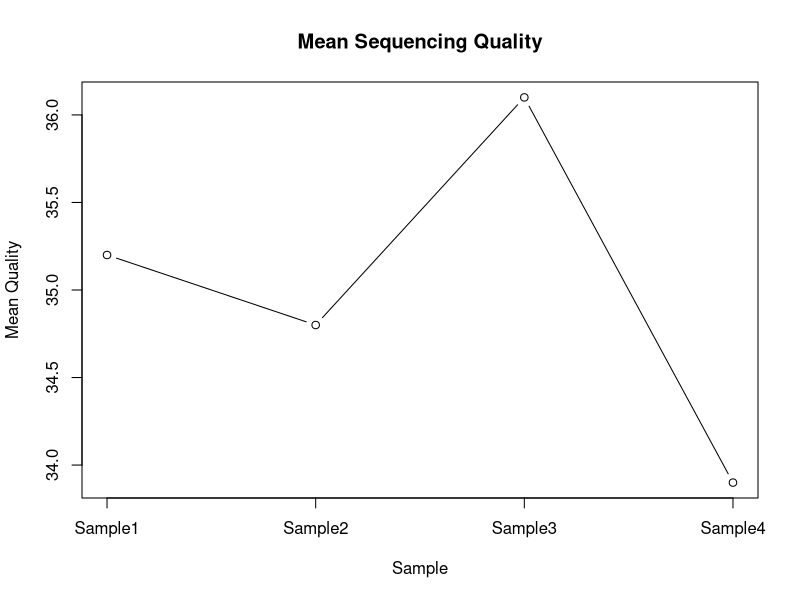
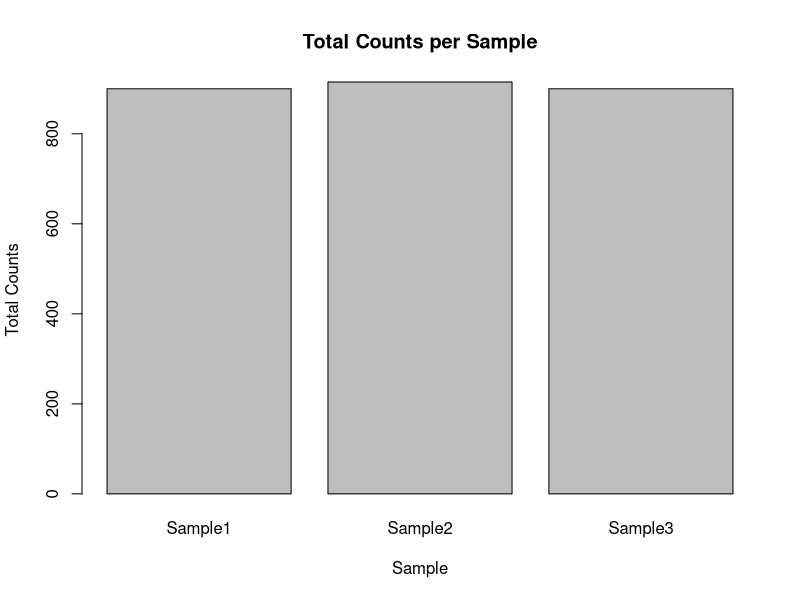
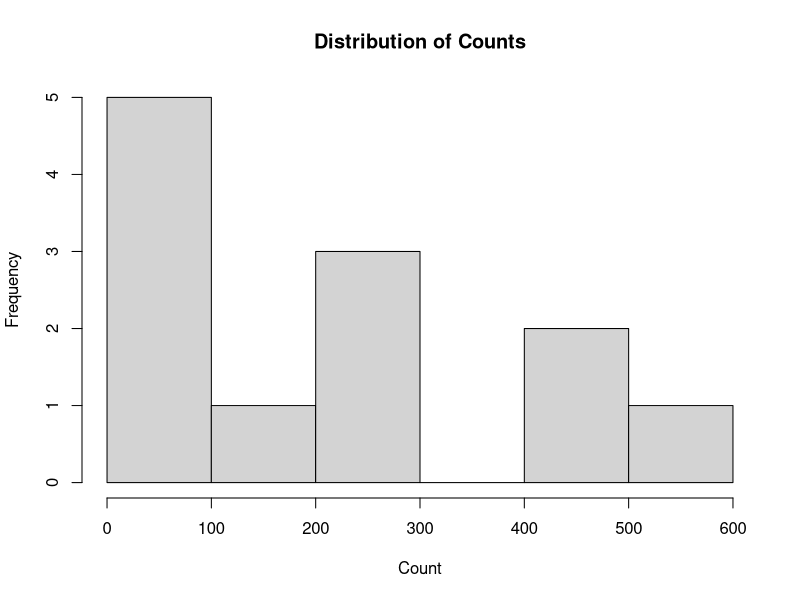
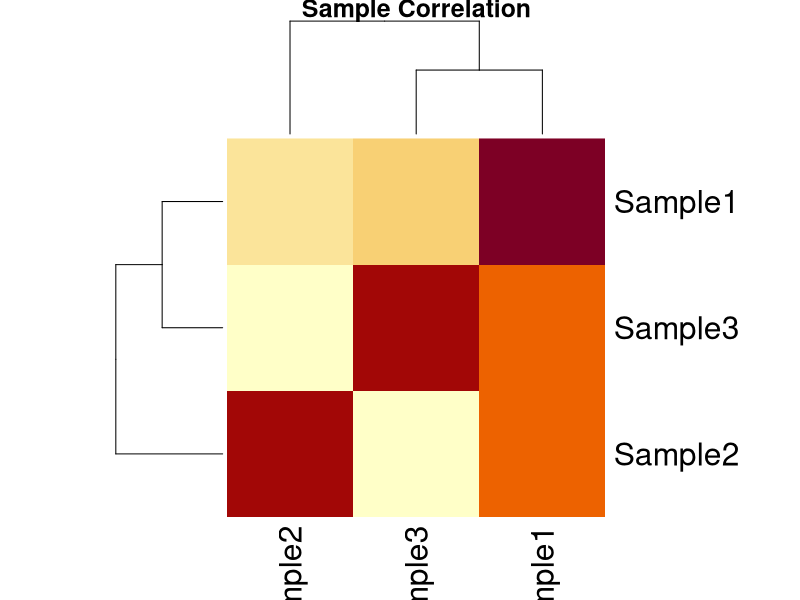
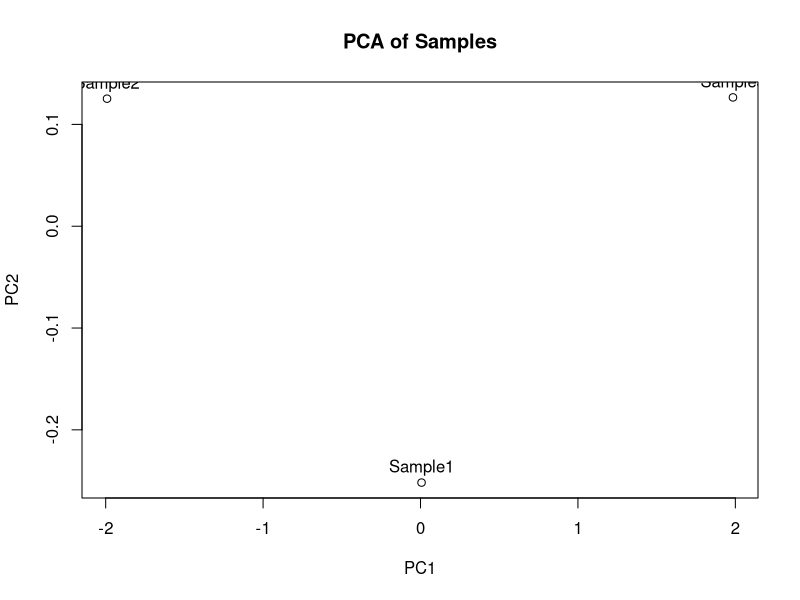

These charts were generated, in order, by the following R code:
# RNA-seq Data Structure
# RNA-seq measures RNA abundance across biological samples.


# What is RNA-seq?

# RNA-seq is a sequencing-based method used to study RNA molecules.

# It can be used to:
# Measure gene expression
# Identify differentially expressed genes
# Study transcript abundance
# Characterize transcriptomes
# Investigate biological pathways


# Basic RNA-seq Workflow

# Biological samples
#        ↓
# RNA extraction
#        ↓
# Library preparation
#        ↓
# Sequencing
#        ↓
# FASTQ files
#        ↓
# Quality control
#        ↓
# Alignment or quantification
#        ↓
# Gene/transcript quantification
#        ↓
# Count or expression matrix
#        ↓
# Statistical analysis
#        ↓
# Biological interpretation


# FASTQ Files

# FASTQ files contain sequencing reads.

# A FASTQ record contains four lines:
#
# @Read_ID
# Nucleotide sequence
# +
# Quality scores


# Example FASTQ-like Record

read_id <- "@READ_001"

sequence <- "ATGCGTACGTAGCTAG"

plus <- "+"

quality <- "FFFFFFFFFFFFFFFF"

read_id
sequence
plus
quality


# FASTQ Components

# Read ID:
# Identifies the sequencing read.

# Sequence:
# Contains nucleotide bases.

# Plus line:
# Separates sequence and quality information.

# Quality string:
# Represents base-calling quality.


# FASTQ Quality Scores

# Sequencing quality scores represent
# confidence in individual base calls.

# Higher quality score:
# Greater confidence in the base call.

# Lower quality score:
# Lower confidence in the base call.


# Phred Quality Score

# Phred score is commonly represented as:

# Q = -10 * log10(P_error)

# Where P_error is the probability
# that the base call is incorrect.


# Example

P_error <- 0.01

Q <- -10 * log10(P_error)

Q


# A Phred score of 20 corresponds approximately
# to a 1% error probability.


# Important:

# FASTQ files contain reads,
# not gene-level expression values.


# Single-end vs Paired-end

# Single-end sequencing:
# One sequence is obtained from each DNA/RNA fragment.

# Paired-end sequencing:
# Both ends of the fragment are sequenced.


# Paired-end Example

read_1 <- "ATGCGTACGTAG"
read_2 <- "CGATCGTAGCTA"

read_1
read_2


# FASTQ File Naming

# A paired-end experiment may contain:

# sample1_R1.fastq.gz
# sample1_R2.fastq.gz

# R1:
# First read.

# R2:
# Second read.


# FASTQ Compression

# .fastq.gz means the FASTQ file is compressed using gzip.

# Compression reduces storage space.

# R can read some compressed files directly,
# but many RNA-seq tools operate through
# command-line workflows.


# Quality Control

# Quality control examines:
# Read quality
# Sequence composition
# Adapter contamination
# Overrepresented sequences
# Read length
# Duplication
# GC content


# Common QC Tools

# FastQC:
# Per-sample sequencing quality assessment.

# MultiQC:
# Combines results from multiple samples
# into a single report.


# Conceptual QC Structure

qc_metrics <- data.frame(
  sample = c(
    "Sample1",
    "Sample2",
    "Sample3",
    "Sample4"
  ),
  mean_quality = c(
    35.2,
    34.8,
    36.1,
    33.9
  ),
  gc_percent = c(
    48,
    50,
    47,
    49
  )
)

qc_metrics


# Examine QC Metrics

summary(
  qc_metrics
)


# Plot Mean Quality

plot(
  qc_metrics$mean_quality,
  type = "b",
  xaxt = "n",
  xlab = "Sample",
  ylab = "Mean Quality",
  main = "Mean Sequencing Quality"
)

axis(
  1,
  at = 1:nrow(qc_metrics),
  labels = qc_metrics$sample
)


# Alignment

# Alignment maps sequencing reads
# to a reference genome.

# Common alignment tools include:
# STAR
# HISAT2


# Conceptual Workflow

# FASTQ
#   ↓
# Quality Control
#   ↓
# Alignment
#   ↓
# BAM file
#   ↓
# Gene counting


# BAM Files

# BAM is a compressed binary format
# for storing sequence alignment information.

# BAM files contain information about:
# Read alignment position
# Mapping quality
# CIGAR information
# Reference sequence
# Paired-end relationships


# Important:

# BAM files contain alignment information,
# not the final gene expression matrix.


# Transcript Quantification

# An alternative to genome alignment
# is transcript-level quantification.

# Common tools include:
# Salmon
# kallisto


# Conceptual Workflow

# FASTQ
#   ↓
# Quality Control
#   ↓
# Transcript Quantification
#   ↓
# Transcript abundance
#   ↓
# Gene-level summarization


# Counts

# Gene-level counts represent
# the number of sequencing fragments
# assigned to each gene.

# Example:

gene_counts <- data.frame(
  gene = c(
    "GeneA",
    "GeneB",
    "GeneC",
    "GeneD"
  ),
  Sample1 = c(
    100,
    250,
    50,
    500
  ),
  Sample2 = c(
    120,
    230,
    45,
    520
  ),
  Sample3 = c(
    90,
    270,
    60,
    480
  )
)

gene_counts


# Gene as Row Identifier

rownames(gene_counts) <- gene_counts$gene

gene_counts$gene <- NULL

gene_counts


# Count Matrix

# A typical count matrix has:

# Rows = genes
# Columns = samples
# Values = counts


# Examine Dimensions

dim(
  gene_counts
)


# Number of Genes

nrow(
  gene_counts
)


# Number of Samples

ncol(
  gene_counts
)


# Gene Names

rownames(
  gene_counts
)


# Sample Names

colnames(
  gene_counts
)


# Access One Gene

gene_counts["GeneA", ]


# Access One Sample

gene_counts[, "Sample1"]


# Access Multiple Genes

gene_counts[
  c("GeneA", "GeneB"),
  c("Sample1", "Sample2")
]


# Count Matrix Structure

#              Sample1 Sample2 Sample3
# GeneA           100     120      90
# GeneB           250     230     270
# GeneC            50      45      60
# GeneD           500     520     480


# Important:

# Rows should represent the same biological feature
# across all samples.

# Columns should represent biological samples.


# Sample Metadata

# Count matrices are not sufficient
# for differential expression analysis.

# We also need sample metadata.


metadata <- data.frame(
  sample = c(
    "Sample1",
    "Sample2",
    "Sample3"
  ),
  condition = c(
    "Control",
    "Control",
    "Disease"
  ),
  batch = c(
    "Batch1",
    "Batch1",
    "Batch2"
  )
)

metadata


# Convert Variables to Factors

metadata$condition <- factor(
  metadata$condition
)

metadata$batch <- factor(
  metadata$batch
)

metadata


# Match Metadata and Count Matrix

colnames(
  gene_counts
)

metadata$sample


# The sample names must correspond.


# Reorder Metadata

metadata <- metadata[
  match(
    colnames(gene_counts),
    metadata$sample
  ),
]

metadata


# Check Matching

all(
  colnames(gene_counts) == metadata$sample
)


# This should return TRUE.


# Sample Information

# Metadata may contain:

# Condition
# Treatment
# Disease status
# Tissue
# Sex
# Age
# Batch
# Sequencing run
# Patient ID


# Example More Complete Metadata

metadata_full <- data.frame(
  sample = paste0(
    "Sample",
    1:6
  ),
  condition = factor(
    c(
      "Control",
      "Control",
      "Control",
      "Disease",
      "Disease",
      "Disease"
    )
  ),
  tissue = factor(
    c(
      "Blood",
      "Blood",
      "Blood",
      "Blood",
      "Blood",
      "Blood"
    )
  ),
  batch = factor(
    c(
      "Batch1",
      "Batch1",
      "Batch2",
      "Batch2",
      "Batch3",
      "Batch3"
    )
  ),
  sex = factor(
    c(
      "F",
      "M",
      "F",
      "M",
      "F",
      "M"
    )
  )
)

metadata_full


# Metadata Structure

str(
  metadata_full
)


# Summary of Metadata

summary(
  metadata_full
)


# Count Matrix and Metadata

# Count matrix:
# Quantitative measurements.

# Metadata:
# Experimental information about samples.


# These two components work together.


# Checking Count Data

summary(
  gene_counts
)


# Total Counts per Sample

sample_total_counts <- colSums(
  gene_counts
)

sample_total_counts


# Plot Library Size

barplot(
  sample_total_counts,
  main = "Total Counts per Sample",
  xlab = "Sample",
  ylab = "Total Counts"
)


# Why Check Library Size?

# Samples may have different sequencing depths.

# One sample may contain:
# 5 million reads.

# Another sample may contain:
# 30 million reads.

# Raw counts are therefore not directly comparable
# without appropriate statistical modeling or normalization.


# Counts per Gene

gene_total_counts <- rowSums(
  gene_counts
)

gene_total_counts


# Genes with Low Counts

low_count_genes <- rowSums(
  gene_counts < 10
)

low_count_genes


# Filter Example

keep <- rowSums(
  gene_counts >= 10
) >= 2

keep


filtered_counts <- gene_counts[
  keep,
]

filtered_counts


# Important:

# Filtering criteria depend on:
# Experimental design
# Number of samples
# Statistical method
# Research question


# Count Distribution

hist(
  as.numeric(
    as.matrix(gene_counts)
  ),
  main = "Distribution of Counts",
  xlab = "Count"
)


# Log Transformation for Visualization

log_counts <- log2(
  gene_counts + 1
)

log_counts


# The +1 avoids log2(0).

# This can be useful for visualization,
# but it is not automatically the correct
# differential expression method.


# Sample Correlation

# Correlation can help assess
# similarity between samples.

sample_correlation <- cor(
  log_counts,
  method = "pearson"
)

sample_correlation


# Visualize Correlation

heatmap(
  sample_correlation,
  main = "Sample Correlation"
)


# Principal Component Analysis

# PCA can help visualize
# major sources of variation among samples.

pca_input <- t(
  log_counts
)

pca_result <- prcomp(
  pca_input,
  scale. = TRUE
)

summary(
  pca_result
)


# PCA Coordinates

pca_result$x


# Plot PC1 and PC2

plot(
  pca_result$x[, 1],
  pca_result$x[, 2],
  xlab = "PC1",
  ylab = "PC2",
  main = "PCA of Samples"
)

text(
  pca_result$x[, 1],
  pca_result$x[, 2],
  labels = rownames(pca_result$x),
  pos = 3
)


# Important:

# PCA is exploratory.

# It can help identify:
# Sample clustering
# Outliers
# Batch effects
# Major biological variation


# PCA Does Not Prove

# PCA does not prove:
# A biological mechanism
# Differential expression
# Causation


# RNA-seq Counts and Normalization

# Raw counts depend on:
# Sequencing depth
# RNA composition
# Library characteristics

# Therefore raw counts should not simply be compared
# between samples using ordinary statistical tests.


# Differential Expression

# Differential expression asks:

# Which genes show evidence of different expression
# between biological conditions?


# Example:

# Control vs Disease


# Conceptual Input

# Count matrix
# +
# Sample metadata
# +
# Experimental design
# ↓
# Differential expression model


# DESeq2

# DESeq2 is a widely used Bioconductor package
# for differential expression analysis of count data.

# A conceptual workflow is:

# Count matrix
# +
# Metadata
# ↓
# DESeqDataSet
# ↓
# Normalization
# ↓
# Model fitting
# ↓
# Statistical testing
# ↓
# Multiple-testing correction
# ↓
# Differential expression results


# DESeq2 Example Structure

# The following code shows the structure
# of a DESeq2 analysis.

# It requires the DESeq2 package.

# library(DESeq2)

# dds <- DESeqDataSetFromMatrix(
#   countData = gene_counts,
#   colData = metadata,
#   design = ~ batch + condition
# )

# dds <- DESeq(dds)

# results_table <- results(
#   dds,
#   contrast = c(
#     "condition",
#     "Disease",
#     "Control"
#   )
# )

# results_table


# Important:

# The DESeq2 workflow should use
# appropriate raw count data and metadata.

# Do not use already normalized expression values
# as the countData input.


# Differential Expression Results

# A typical results table contains:

# BaseMean
# log2FoldChange
# lfcSE
# stat
# pvalue
# padj


# Meaning of Common Columns

# baseMean:
# Average normalized expression across samples.

# log2FoldChange:
# Estimated change between conditions
# on the log2 scale.

# lfcSE:
# Standard error of the log2 fold change.

# stat:
# Test statistic.

# pvalue:
# Unadjusted p-value.

# padj:
# Multiple-testing adjusted p-value.


# Multiple Testing

# RNA-seq can test thousands of genes simultaneously.

# Therefore raw p-values need correction
# for multiple testing.

# False Discovery Rate (FDR) control
# is commonly used.


# Biological Interpretation

# Differential expression results should consider:

# log2 fold change
# adjusted p-value
# expression level
# biological function
# experimental design
# effect size


# Statistical Significance vs Biological Importance

# A gene can have:
# Very small p-value
# Very small fold change

# Another gene can have:
# Larger fold change
# Wider uncertainty

# Therefore statistical significance alone
# should not determine biological importance.


# RNA-seq Data Levels

# It is useful to distinguish:

# Raw reads:
# FASTQ

# Aligned reads:
# BAM

# Quantification:
# Gene or transcript abundance

# Count matrix:
# Genes × samples

# Metadata:
# Sample-level experimental information

# Statistical results:
# Gene-level model output


# From FASTQ to Count Matrix

# FASTQ
# ↓
# Quality Control
# ↓
# Alignment or transcript quantification
# ↓
# Gene-level quantification
# ↓
# Count matrix


# From Count Matrix to Biological Result

# Count matrix
# +
# Metadata
# +
# Experimental design
# ↓
# Normalization
# ↓
# Statistical model
# ↓
# Multiple-testing correction
# ↓
# Differentially expressed genes
# ↓
# Pathway analysis
# ↓
# Biological interpretation


# Sample Metadata Is Critical

# Example:

metadata_full


# If sample labels are incorrect,
# the statistical analysis can also be incorrect.

# Always verify:
# Sample names
# Group labels
# Batch labels
# Tissue labels
# Patient identifiers


# Check for Duplicate Sample Names

anyDuplicated(
  metadata_full$sample
)


# Check for Missing Metadata

colSums(
  is.na(metadata_full)
)


# Check Group Sizes

table(
  metadata_full$condition
)


# Check Batch by Condition

table(
  metadata_full$batch,
  metadata_full$condition
)


# Check Tissue by Condition

table(
  metadata_full$tissue,
  metadata_full$condition
)


# These checks can reveal
# unbalanced or confounded experimental designs.


# Reproducibility

# Keep track of:
# Reference genome
# Annotation version
# Quantification method
# Software versions
# Filtering criteria
# Normalization method
# Statistical model
# Sample metadata


# Different Pipelines Can Produce Different Results

# Differences can arise from:
# Reference annotation
# Alignment method
# Quantification method
# Filtering
# Normalization
# Statistical model


# Therefore document the complete workflow.


# Common Mistakes

# Mistake 1:
# Treating FASTQ files as expression matrices.

# Mistake 2:
# Comparing raw counts directly between samples.

# Mistake 3:
# Losing the connection between count matrix
# and sample metadata.

# Mistake 4:
# Using incorrect sample labels.

# Mistake 5:
# Ignoring batch information.

# Mistake 6:
# Treating technical replicates as biological replicates.

# Mistake 7:
# Using inappropriate statistical tests
# for RNA-seq count data.

# Mistake 8:
# Using raw p-value alone for thousands of genes.

# Mistake 9:
# Treating exploratory PCA as a statistical test.

# Mistake 10:
# Ignoring the experimental design.


# RNA-seq Analysis Checklist

# 1. Verify sample information.
# 2. Inspect FASTQ quality.
# 3. Perform quality control.
# 4. Trim adapters when appropriate.
# 5. Align or quantify reads.
# 6. Generate gene-level measurements.
# 7. Build the count matrix.
# 8. Verify sample names.
# 9. Verify metadata.
# 10. Check library sizes.
# 11. Explore sample relationships.
# 12. Define the statistical design.
# 13. Normalize/model the count data appropriately.
# 14. Perform differential expression analysis.
# 15. Correct for multiple testing.
# 16. Interpret effect sizes and biological relevance.


# Key Takeaways

# FASTQ files contain sequencing reads.

# Quality control evaluates sequencing data quality.

# Alignment maps reads to a reference genome.

# Transcript quantification estimates transcript abundance.

# A count matrix contains features as rows
# and samples as columns.

# Sample metadata describe the biological
# and experimental characteristics of each sample.

# Count matrix and metadata must correspond correctly.

# Library size can differ between samples.

# RNA-seq count data require appropriate statistical methods.

# DESeq2 is commonly used for differential expression
# of RNA-seq count data.

# Thousands of genes are tested,
# so multiple-testing correction is important.

# Experimental design determines how the statistical model
# should be constructed.

# Good RNA-seq analysis connects:
# sequencing data
# +
# sample metadata
# +
# experimental design
# +
# statistical modeling
# +
# biological interpretation.
